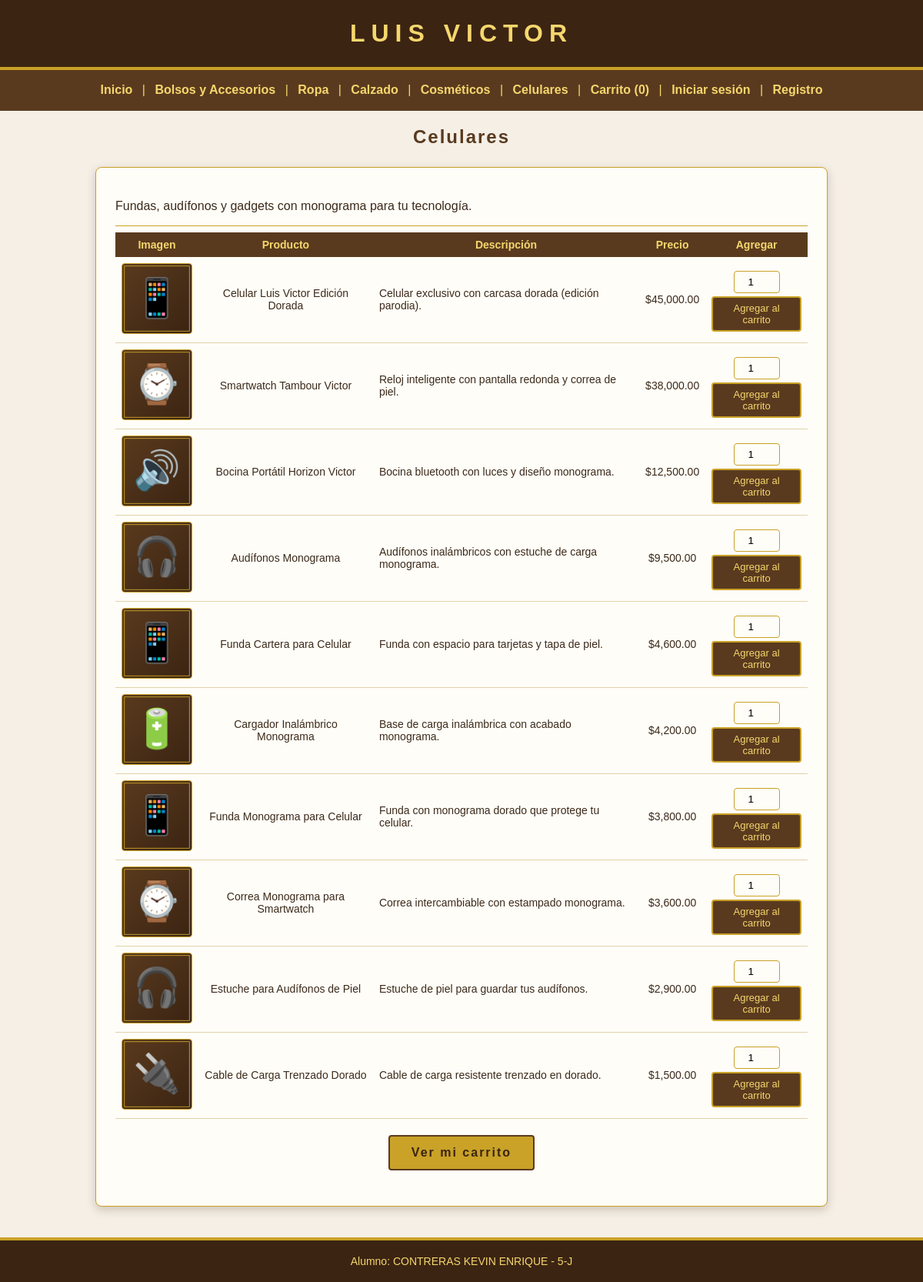
The app's page /celulares.php with its own data.
### tables this page shows
CREATE TABLE productos (
  id INT AUTO_INCREMENT PRIMARY KEY,
  categoria VARCHAR(50) NOT NULL,
  marca VARCHAR(50) NOT NULL,
  nombre VARCHAR(100) NOT NULL,
  descripcion VARCHAR(200) NOT NULL,
  precio DECIMAL(10,2) NOT NULL,
  imagen VARCHAR(255) NOT NULL
);

### celulares.php (the view, shortened to what this page needs)
<?php
$categoria = "Celulares";
require "conexion.php";
$stmt = $conexion->prepare("SELECT id, nombre, descripcion, precio, imagen FROM productos WHERE categoria = ? ORDER BY precio DESC");
$stmt->bind_param("s", $categoria);
$stmt->execute();
$productos = $stmt->get_result();
?>
<!DOCTYPE html>
<html>
<head>
  <link rel="stylesheet" href="estilo.css">
</head>
<body>
  <h1>LUIS VICTOR</h1>
  <?php include "menu.php"; ?>
  <h2>Celulares</h2>
  <div class="ancho">
    <p>Fundas, audífonos y gadgets con monograma para tu tecnología.</p>
    <hr>
    <table>
      <tr>
        <th>Imagen</th>
        <th>Producto</th>
        <th>Descripción</th>
        <th>Precio</th>
        <th>Agregar</th>
      </tr>
      <?php while ($p = $productos->fetch_assoc()) { ?>
      <tr>
        <td><img class="prod" src="<?php echo htmlspecialchars($p["imagen"]); ?>" alt="<?php echo htmlspecialchars($p["nombre"]); ?>" loading="lazy" onerror="this.onerror=null;this.src='imagen_no.svg'"></td>
        <td><?php echo htmlspecialchars($p["nombre"]); ?></td>
        <td class="izq"><?php echo htmlspecialchars($p["descripcion"]); ?></td>
        <td>$<?php echo number_format($p["precio"], 2); ?></td>
        <td>
          <form method="post" action="carrito.php">
            <input type="number" name="cantidad" value="1" min="1" max="10">
            <br>
            <button type="submit" name="agregar" value="<?php echo $p["id"]; ?>">Agregar al carrito</button>
          </form>
        </td>
      </tr>
      <?php } ?>
    </table>
    <p class="centro"><a class="cta" href="carrito.php">Ver mi carrito</a></p>
  </div>
  <?php include "pie.php"; ?>
</body>
</html>

### estilo.css (style rules this page uses)
body { font-family: Arial, sans-serif; background-color: #f5efe6; color: #3b2a1a; margin: 0; }
h1 { background-color: #3b2412; color: #f5d76e; text-align: center; letter-spacing: 8px; margin: 0; padding: 25px; border-bottom: 4px solid #c9a227; }
h2 { color: #5a3a1e; text-align: center; letter-spacing: 2px; }
div { width: 90%; max-width: 520px; margin: 25px auto; padding: 25px; background-color: #fffdf8; border: 1px solid #c9a227; border-radius: 8px; box-shadow: 0 4px 12px rgba(90, 58, 30, 0.25); }
input, select, textarea { width: 100%; box-sizing: border-box; padding: 10px; margin-top: 5px; border: 1px solid #c9a227; border-radius: 4px; background-color: #fffdf8; font-family: Arial, sans-serif; }
button { background-color: #5a3a1e; color: #f5d76e; padding: 12px 25px; border: 2px solid #c9a227; border-radius: 4px; font-family: Arial, sans-serif; font-size: 16px; letter-spacing: 2px; cursor: pointer; }
a { color: #8a6d1d; text-decoration: none; font-weight: bold; }
hr { border: 0; border-top: 1px solid #c9a227; }
table { width: 100%; font-size: 14px; border-collapse: collapse; }
th { background-color: #5a3a1e; color: #f5d76e; padding: 8px; }
td { padding: 8px; text-align: center; border-bottom: 1px solid #e0d2a8; }
div.ancho { max-width: 900px; }
td.izq { text-align: left; }
a.cta { display: inline-block; background-color: #c9a227; color: #3b2412; padding: 12px 28px; margin: 5px; border: 2px solid #5a3a1e; border-radius: 4px; font-size: 16px; letter-spacing: 2px; text-decoration: none; }
p.centro { text-align: center; }
td input { width: 60px; padding: 6px; text-align: center; }
td button { padding: 6px 10px; margin-top: 4px; font-size: 13px; letter-spacing: 0; }
img.prod { width: 90px; height: 90px; object-fit: cover; border: 1px solid #c9a227; border-radius: 4px; background-color: #f5efe6; }

### records on screen
productos: imagen (picture), nombre "Celular Luis Victor Edición Dorada", descripcion "Celular exclusivo con carcasa dorada (edición parodia).", precio "45,000.00", $p["id"] 43 (drawn)
productos: imagen (picture), nombre "Smartwatch Tambour Victor", descripcion "Reloj inteligente con pantalla redonda y correa de piel.", precio "38,000.00", $p["id"] 44 (drawn)
productos: imagen (picture), nombre "Bocina Portátil Horizon Victor", descripcion "Bocina bluetooth con luces y diseño monograma.", precio "12,500.00", $p["id"] 47 (drawn)
productos: imagen (picture), nombre "Audífonos Monograma", descripcion "Audífonos inalámbricos con estuche de carga monograma.", precio "9,500.00", $p["id"] 42 (drawn)
productos: imagen (picture), nombre "Funda Cartera para Celular", descripcion "Funda con espacio para tarjetas y tapa de piel.", precio "4,600.00", $p["id"] 46 (drawn)
productos: imagen (picture), nombre "Cargador Inalámbrico Monograma", descripcion "Base de carga inalámbrica con acabado monograma.", precio "4,200.00", $p["id"] 45 (drawn)
productos: imagen (picture), nombre "Funda Monograma para Celular", descripcion "Funda con monograma dorado que protege tu celular.", precio "3,800.00", $p["id"] 41 (drawn)
productos: imagen (picture), nombre "Correa Monograma para Smartwatch", descripcion "Correa intercambiable con estampado monograma.", precio "3,600.00", $p["id"] 50 (drawn)
productos: imagen (picture), nombre "Estuche para Audífonos de Piel", descripcion "Estuche de piel para guardar tus audífonos.", precio "2,900.00", $p["id"] 49 (drawn)
productos: imagen (picture), nombre "Cable de Carga Trenzado Dorado", descripcion "Cable de carga resistente trenzado en dorado.", precio "1,500.00", $p["id"] 48 (drawn)

### other values on screen
$en_carrito "0"
